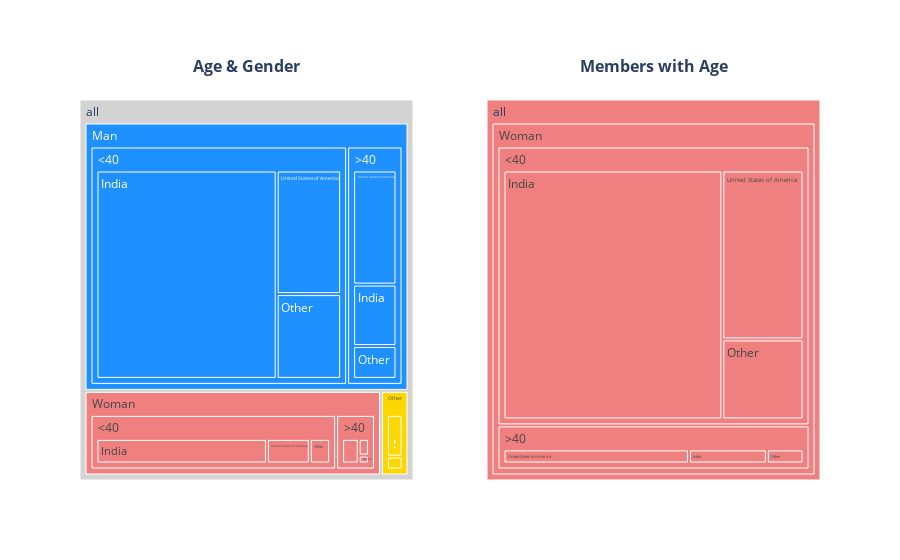

Notebook code cell kept with this figure:
### Code cell
df_new.groupby(by='Country').agg({'Country':'count'}).rename(columns={'Country':'Count'}).sort_values(by='Count', ascending=False)
TOP_COUNTRIES = df_new.groupby(by='Country').agg({'Country':'count'}).rename(columns={'Country':'Count'}).sort_values(by='Count', ascending=False)[:3].index.tolist()
print(TOP_COUNTRIES)
df_ = getAgeGenderCountryDF()
print(df_.groupby(by=['AgeGroup','Gender']).agg({'Count':np.sum}))
plotTreeMaps(df_)

### Figure 1 — Plotly figure (JSON) as saved in the notebook; plotly's stock layout.template omitted (floating-point values rounded to 4 significant figures)
{"data": [{"branchvalues": "total", "customdata": [["Man"], ["Other"], ["Woman"], ["Man"], ["Other"], ["Woman"], ["Man"], ["Other"], ["Woman"], ["Woman"], ["Other"], ["Man"], ["Man"], ["Woman"], ["Other"], ["Man"], ["Other"], ["Woman"], ["Man"], ["Other"], ["Woman"], ["Man"], ["Other"], ["Woman"], ["Man"], ["Other"], ["Woman"], ["(?)"]], "domain": {"x": [0, 0.45], "y": [0, 1]}, "hovertemplate": "labels=%{label}<br>Count=%{value}<br>parent=%{parent}<br>id=%{id}<br>Gender=%{customdata[0]}<extra></extra>", "ids": ["all/Man/<40/India", "all/Other/<40/India", "all/Woman/<40/India", "all/Man/>40/Other", "all/Other/>40/Other", "all/Woman/>40/Other", "all/Man/>40/India", "all/Other/>40/India", "all/Woman/>40/India", "all/Woman/<40/United States of America", "all/Other/<40/United States of America", "all/Man/<40/United States of America", "all/Man/>40/United States of America", "all/Woman/<40/Other", "all/Other/<40/Other", "all/Man/<40/Other", "all/Other/>40/United States of America", "all/Woman/>40/United States of America", "all/Man/<40", "all/Other/<40", "all/Woman/<40", "all/Man/>40", "all/Other/>40", "all/Woman/>40", "all/Man", "all/Other", "all/Woman", "all"], "labels": ["India", "India", "India", "Other", "Other", "Other", "India", "India", "India", "United States of America", "United States of America", "United States of America", "United States of America", "Other", "Other", "Other", "United States of America", "United States of America", "<40", "<40", "<40", ">40", ">40", ">40", "Man", "Other", "Woman", "all"], "marker": {"colors": ["dodgerblue", "gold", "lightcoral", "dodgerblue", "gold", "lightcoral", "dodgerblue", "gold", "lightcoral", "lightcoral", "gold", "dodgerblue", "dodgerblue", "lightcoral", "gold", "dodgerblue", "gold", "lightcoral", "dodgerblue", "gold", "lightcoral", "dodgerblue", "gold", "lightcoral", "dodgerblue", "gold", "lightcoral", "lightgrey"]}, "name": "", "parents": ["all/Man/<40", "all/Other/<40", "all/Woman/<40", "all/Man/>40", "all/Other/>40", "all/Woman/>40", "all/Man/>40", "all/Other/>40", "all/Woman/>40", "all/Woman/<40", "all/Other/<40", "all/Man/<40", "all/Man/>40", "all/Woman/<40", "all/Other/<40", "all/Man/<40", "all/Other/>40", "all/Woman/>40", "all/Man", "all/Other", "all/Woman", "all/Man", "all/Other", "all/Woman", "all", "all", "all", ""], "root": {"color": "lightgrey"}, "type": "treemap", "values": [20.14, 0.36, 6.04, 0.93, 0.06, 0.16, 1.74, 0.02, 0.34, 1.52, 0.23, 4.27, 3.23, 0.72, 0.09, 2.93, 0.13, 0.81, 27.34, 0.68, 8.28, 5.9, 0.21, 1.31, 33.24, 0.89, 9.59, 43.72]}, {"branchvalues": "total", "customdata": [["Woman"], ["Woman"], ["Woman"], ["Woman"], ["Woman"], ["Woman"], ["Woman"], ["Woman"], ["Woman"], ["Woman"]], "domain": {"x": [0.55, 1], "y": [0, 1]}, "hovertemplate": "labels=%{label}<br>Count=%{value}<br>parent=%{parent}<br>id=%{id}<br>Gender=%{customdata[0]}<extra></extra>", "ids": ["all/Woman/<40/India", "all/Woman/>40/India", "all/Woman/<40/Other", "all/Woman/>40/Other", "all/Woman/<40/United States of America", "all/Woman/>40/United States of America", "all/Woman/<40", "all/Woman/>40", "all/Woman", "all"], "labels": ["India", "India", "Other", "Other", "United States of America", "United States of America", "<40", ">40", "Woman", "all"], "marker": {"colors": ["lightcoral", "lightcoral", "lightcoral", "lightcoral", "lightcoral", "lightcoral", "lightcoral", "lightcoral", "lightcoral", "lightcoral"]}, "name": "", "parents": ["all/Woman/<40", "all/Woman/>40", "all/Woman/<40", "all/Woman/>40", "all/Woman/<40", "all/Woman/>40", "all/Woman", "all/Woman", "all", ""], "root": {"color": "lightgrey"}, "type": "treemap", "values": [6.04, 0.34, 0.72, 0.16, 1.52, 0.81, 8.28, 1.31, 9.59, 9.59]}], "layout": {"annotations": [{"font": {"size": 16}, "showarrow": false, "text": "<b>Age & Gender<br />&nbsp;<br />", "x": 0.225, "xanchor": "center", "xref": "paper", "y": 1, "yanchor": "bottom", "yref": "paper"}, {"font": {"size": 16}, "showarrow": false, "text": "<b>Members with Age<br />&nbsp;<br />", "x": 0.775, "xanchor": "center", "xref": "paper", "y": 1, "yanchor": "bottom", "yref": "paper"}]}}
